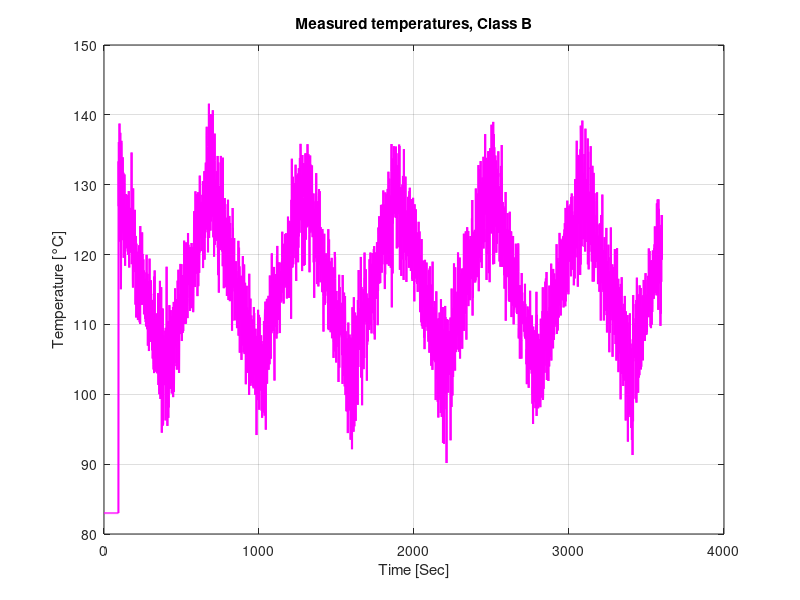

MATLAB code for this plot:
% Time specifications
total_time = 3600; % Total time in seconds (60 minutes)
steady_state_time = 93; % Initial steady-state time in seconds
transient_start = steady_state_time; % When the transient starts
sampling_rate = 1; % 1 sample per second
t = 0:sampling_rate:total_time; % Time vector

% Initial steady-state temperature
T_steady_state = 83; % Temperature during steady state

% Temperature oscillation base details
T_min_base = 103; % Base minimum temperature during transient operation
T_max_base = 130; % Changed to 130 for maximum temperature
oscillation_period = 600; % Time period for one oscillation (in seconds)

% Amount of random fluctuation around the base temperatures
fluctuation_range = 5; % Adjust as necessary for more/less variation

% Generate the temperature waveform (initial steady-state)
T = T_steady_state * ones(size(t)); % Initialize with steady-state temperature

% Function for triangular wave generation with fluctuating peaks
for i = 1:length(t)
    if t(i) > transient_start
        % Time since transient started
        time_since_start = t(i) - transient_start;
        % Randomize the min and max values for this oscillation
        T_min = T_min_base + randn * fluctuation_range;
        T_max = T_max_base + randn * fluctuation_range;
        % Create a triangular wave with fluctuating peak values
        T(i) = T_min + (T_max - T_min) * abs(mod(time_since_start, oscillation_period) / (oscillation_period / 2) - 1);
    end
end

% Plot the temperature waveform for FBGD only
figure;
plot(t, T, 'm', 'LineWidth', 1.5); % FBGD waveform in magenta

% Add labels and title
xlabel('Time [Sec]');
ylabel('Temperature [°C]');
title('Measured temperatures, Class B');

grid on;
